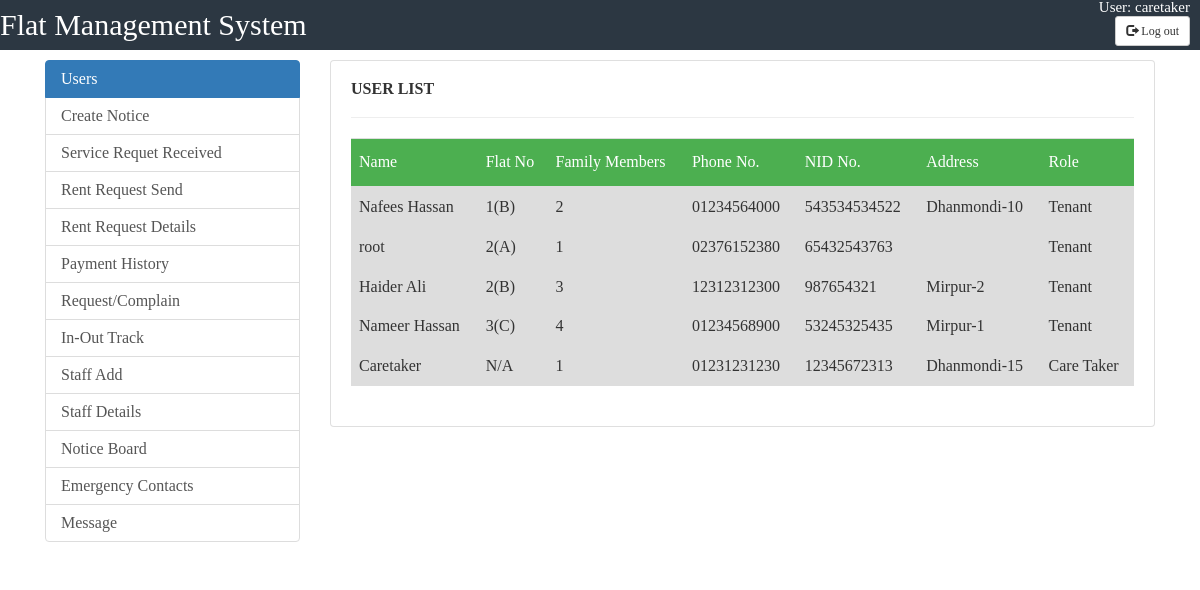
Page /caretaker/caretaker.php (signed in) on the committed database.
### tables this page shows
CREATE TABLE `users` (
  `id` int(25) NOT NULL,
  `username` varchar(100) NOT NULL,
  `password` varchar(100) NOT NULL,
  `email` varchar(100) NOT NULL,
  `name` varchar(100) NOT NULL,
  `nid` varchar(100) NOT NULL,
  `family_members` int(10) NOT NULL DEFAULT '1',
  `flat_no` varchar(100) NOT NULL,
  `phone` char(11) NOT NULL,
  `address` varchar(1000) NOT NULL,
  `user_level` int(1) NOT NULL DEFAULT '0'
);

### caretaker/caretaker.php (the view, shortened to what this page needs)
<?php
include_once("../includes/db.php");
$query ="Select COUNT(id) from service where manager=0 AND status=0 ";
$result = mysqli_query( $con, $query );
$row = mysqli_fetch_array( $result );
$count = $row[ 'COUNT(id)' ];
?>
<!doctype html>
<html>
<head>
	<link href="//maxcdn.bootstrapcdn.com/bootstrap/4.1.1/css/bootstrap.min.css" rel="stylesheet" id="bootstrap-css">
	<link rel="stylesheet" href="../css/table.css">
	<link rel="stylesheet" href="https://maxcdn.bootstrapcdn.com/bootstrap/3.3.7/css/bootstrap.min.css">
	<link rel="stylesheet" href="../css/user.css">
</head>
<body>
	<div class="header">
		<div class="logo">
			<ul>
				<li id="logo">Flat Management System</li>
				<li id="user">User:
					<?php echo $_SESSION['u_id'];?>
				</li><br>
				<form action="<?php $_PHP_Self; ?>" method="post">
				<li id="button"><button  name="logout" type="submit" class="btn btn-default btn-sm">
          <span class="glyphicon glyphicon-log-out"></span> Log out
        </button>
				</li>
				</form>
			</ul>
		</div>
	</div>
	<div class="container">
		<div class="row">
			<div class="col-md-3">
				<div class="list-group ">
					<a href="#" class="list-group-item list-group-item-action active">Users</a>
					<a href="create_notice.php" class="list-group-item list-group-item-action ">Create Notice</a>
					<a href="requests.php" class="list-group-item list-group-item-action">Service Requet Received<span class="fa fa-globe" style="color: red;font-weight: 800;padding: 5px;"><?php if($count!=0)echo $count;?></span></a>
					<a href="rent.php" class="list-group-item list-group-item-action ">Rent Request Send</a>
					<a href="payment_received.php" class="list-group-item list-group-item-action">Rent Request Details</a>
					<a href="payment_history.php" class="list-group-item list-group-item-action ">Payment History</a>
					<a href="send_msg.php" class="list-group-item list-group-item-action">Request/Complain</a>
					<a href="io_tracker.php" class="list-group-item list-group-item-action">In-Out Track</a>
					<a href="staff_Add.php"  class="list-group-item list-group-item-action">Staff Add</a>
					<a href="staff_view.php"  class="list-group-item list-group-item-action">Staff Details</a>
					<a href="../notice_board.php" target="_blank"  class="list-group-item list-group-item-action">Notice Board</a>
					<a href="../emergency.php" target="_blank" class="list-group-item list-group-item-action">Emergency Contacts</a>
					<a href="../messaging/message.php"  target="_blank" class="list-group-item list-group-item-action">Message</a>
				</div>
			</div>
			<div class="col-md-9">
				<div class="card">
					<div class="card-body">
						<div class="row">
							<div class="col-md-12">
								<h4 style="text-transform: uppercase; font-weight: bold;">User List</h4>
								<hr>
							</div>
						</div>
						<div class="row">
							<div class="col-md-12">
								<form action="admin.php">
									<div class="table-responsive">
										<table class="table" id="users">
											<tbody>
												<thead>
													<th>Name</th>
													<th>Flat No</th>
													<th>Family Members</th>
													<th>Phone No.</th>
													<th>NID No.</th>
													<th>Address</th>
													<th>Role</th>
												</thead>
												 <?php
	$result = mysqli_query($con, "SELECT * FROM users where user_level<>3 ORDER BY flat_no ASC");
        while($res = mysqli_fetch_array($result)) {
            echo "<tr>";
            echo "<td>".$res['name']."</td>";
            echo "<td>".$res['flat_no']."</td>";
            echo "<td>".$res['family_members']."</td>";
            echo "<td>".$res['phone']."</td>";
            echo "<td>".$res['nid']."</td>";
            echo "<td>".$res['address']."</td>";
			 if($res['user_level']==1)
			{
				echo "<td>"."Care Taker"."</td>";
			}else if($res['user_level']==2)
			{
				echo "<td>"."Landlord"."</td>";
			}else if($res['user_level']==3)
			{
				echo "<td>"."Admin"."</td>";
			}else if($res['user_level']==4)
			{
				echo "<td>"."Tenant"."</td>";
			}else
			{
				echo "<td>"."None"."</td>";
			}
        }
        ?>
											</tbody>
										</table>
									</div>
								</form>
							</div>
						</div>
					</div>
				</div>
			</div>
		</div>
	</div>
</body>
</html>

### css/table.css (style rules this page uses)
html,body,div,span,applet,object,iframe,h1,h2,h3,h4,h5,h6,p,blockquote,pre,a,abbr,acronym,address,big,cite,code,del,dfn,em,img,ins,kbd,q,s,samp,small,strike,strong,sub,sup,tt,var,b,u,i,center,dl,dt,dd,ol,ul,li,fieldset,form,label,legend,table,caption,tbody,tfoot,thead,tr,th,td,article,aside,canvas,details,embed,figure,figcaption,footer,header,hgroup,menu,nav,output,ruby,section,summary,time,mark,audio,video { margin: 0; padding: 0; border: 0; font-size: 100%; font: inherit; vertical-align: baseline; }
body { line-height: 1; }
ol,ul { list-style: none; }
table { border-collapse: collapse; border-spacing: 0; }
#users,#books tr:nth-child(even) { background-color: #f2f2f2; }
#users,#books tr:hover { background-color: #ddd; }
#users th { padding-top: 12px; padding-bottom: 12px; text-align: left; background-color: #4CAF50; color: white; }

### css/user.css (style rules this page uses)
html,body,div,span,applet,object,iframe,h1,h2,h3,h4,h5,h6,p,blockquote,pre,a,abbr,acronym,address,big,cite,code,del,dfn,em,img,ins,kbd,q,s,samp,small,strike,strong,sub,sup,tt,var,b,u,i,center,dl,dt,dd,ol,ul,li,fieldset,form,label,legend,table,caption,tbody,tfoot,thead,tr,th,td,article,aside,canvas,details,embed,figure,figcaption,footer,header,hgroup,menu,nav,output,ruby,section,summary,time,mark,audio,video { margin: 0; padding: 0; border: 0; font-size: 100%; font: inherit; vertical-align: baseline; }
body { line-height: 1; }
ol,ul { list-style: none; }
table { border-collapse: collapse; border-spacing: 0; }
.header { height:50px; background-color: #2c3742; margin-bottom: 10px; }
.header ul { text-decoration: none; color: white; }
.header ul li { float:left; }
#logo { font-size:30px; margin:0px; padding:10px 0px; color:#fff; }
#user,#button { float:right; margin-right: 10px; font-size: 15px; }

### rows in the picture
users: name "Nafees Hassan", flat_no "1(B)", family_members "2", phone "01234564000", nid "543534534522", address "Dhanmondi-10", user_level "Tenant"
users: name "root", flat_no "2(A)", family_members "1", phone "02376152380", nid "65432543763", user_level "Tenant"
users: name "Haider Ali", flat_no "2(B)", family_members "3", phone "12312312300", nid "987654321", address "Mirpur-2", user_level "Tenant"
users: name "Nameer Hassan", flat_no "3(C)", family_members "4", phone "01234568900", nid "53245325435", address "Mirpur-1", user_level "Tenant"
users: name "Caretaker", flat_no "N/A", family_members "1", phone "01231231230", nid "12345672313", address "Dhanmondi-15", user_level "Care Taker"

### other values in the picture
$_SESSION['u_id'] "caretaker"
